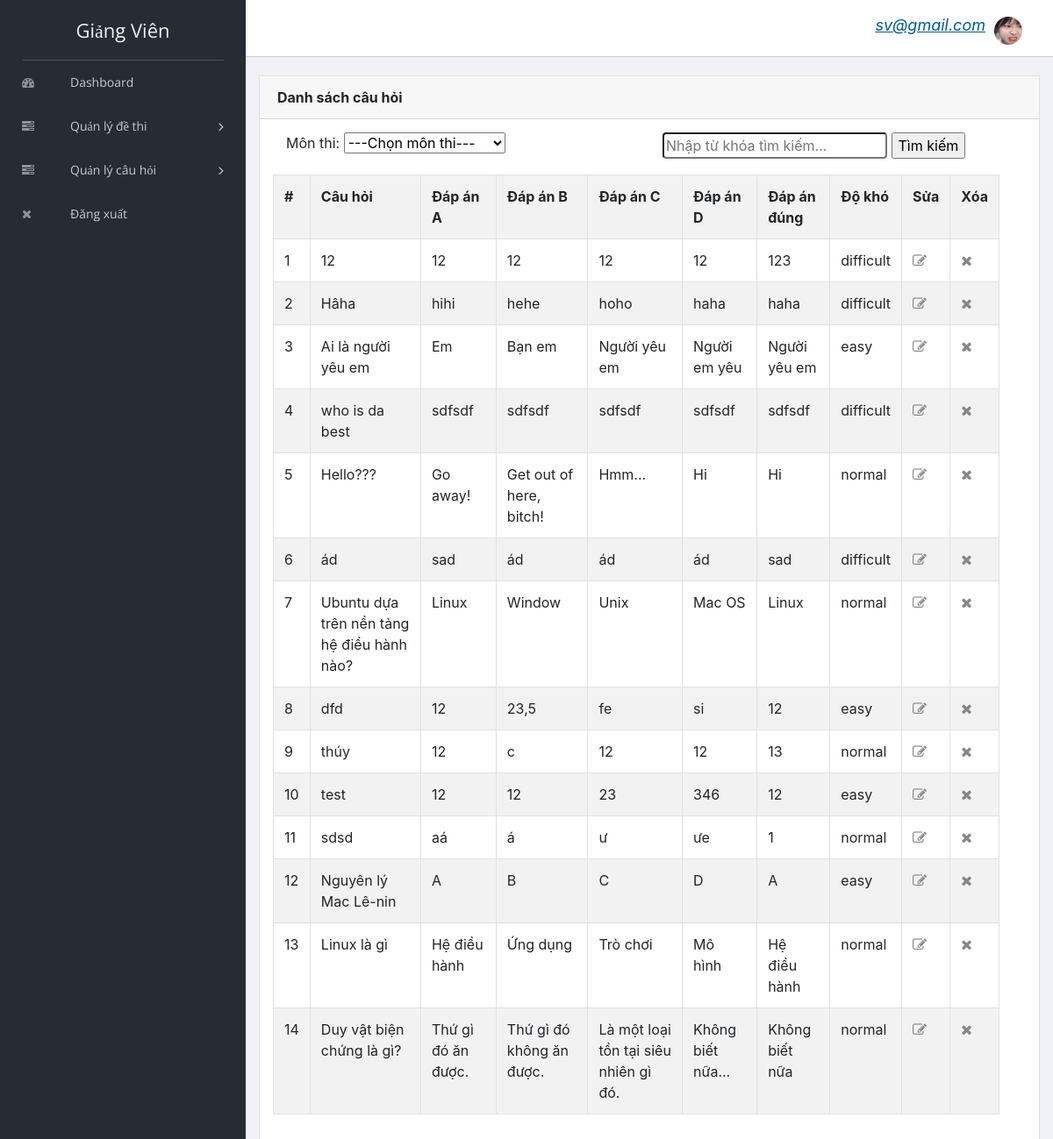
Screenshot of /teacher/teacher/ds_cauhoi.php (signed in) with the database file from the repository.
### tables this page shows
CREATE TABLE `cau_hoi` (
  `ma_cau_hoi` int(10) NOT NULL,
  `noi_dung` varchar(500) NOT NULL,
  `dap_an_a` varchar(300) NOT NULL,
  `dap_an_b` varchar(300) NOT NULL,
  `dap_an_c` varchar(300) NOT NULL,
  `dap_an_d` varchar(300) NOT NULL,
  `dap_an_dung` varchar(300) NOT NULL,
  `hinh_anh` varchar(100) NOT NULL,
  `muc_do` varchar(100) DEFAULT NULL,
  `ngay_tao_cau_hoi` date DEFAULT NULL,
  `ma_mon` int(10) DEFAULT NULL,
  `ma_gv_tao_cau_hoi` int(10) DEFAULT NULL
);

### teacher/teacher/ds_cauhoi.php (the view, shortened to what this page needs)
<?php
include "header.php";
include "../connection.php";
mysqli_set_charset($conn, 'UTF8');
    ?>
    <?php
if(isset($_POST["search"])){
    $sql = mysqli_query($conn, "SELECT * FROM `cau_hoi` WHERE CONCAT (`ma_cau_hoi`,`noi_dung`,`dap_an_a`,`dap_an_b`,`dap_an_c`,`dap_an_d`,`dap_an_dung`) LIKE '%" .$_POST["valueToSearch"]. "%'");
    if(mysqli_num_rows($sql) > 0){
        $res = $sql;
    }else{
        ?>
            <script>
                alert ("Không có dữ liệu giống với từ khóa bạn nhập!");
                window.location = "ds_cauhoi.php";
            </script>
        <?php
    }
}else{
    $res = mysqli_query($conn, "SELECT * FROM cau_hoi ORDER BY ma_cau_hoi asc ");
}
?>
<div class="content mt-3">
    <div class="animated fadeIn">
        <div class="row">
            <div class="col-lg-12">
                <div class="card">
                    <div class="card-header"><strong>Danh sách câu hỏi</strong></div>
                    <div class="card-body">
                        <div class="form-group col-lg-6">
                            <label class=" form-control-label">Môn thi: </label>
                            <select name="mon_thi" id="mon_thi">
                                <option selected disabled>---Chọn môn thi---</option>
                            </select>
                        </div>
                        <form action="" method="POST">
                            <div class="form-group col-lg-6">
                                <input class="rounded" type="text" name="valueToSearch" id="valueToSearch" placeholder="Nhập từ khóa tìm kiếm...">
                                <input type="submit" name="search" id="search" value="Tìm kiếm">
                            </div>
                        </form>
                        <div class="form-group row col-lg-12" id="cau_hoi">
                            <table class="table table-striped table-hover table-bordered">
                                <tr>
                                    <th>#</th>
                                    <th>Câu hỏi</th>
                                    <th>Đáp án A</th>
                                    <th>Đáp án B</th>
                                    <th>Đáp án C</th>
                                    <th>Đáp án D</th>
                                    <th>Đáp án đúng</th>
                                    <th>Độ khó</th>
                                    <th>Sửa</th>
                                    <th>Xóa</th>
                                </tr>
                                <?php
                                $count = 0;
                                while ($row = mysqli_fetch_array($res)) {
                                    $count += 1;
                                    echo "<tr>";
                                    echo "<td>";
                                    echo $count;
                                    echo "</td>";
                                    echo "<td>";
                                    echo $row["noi_dung"];
                                    echo "</td>";
                                    echo "<td>";
                                    echo $row["dap_an_a"];
                                    echo "</td>";
                                    echo "<td>";
                                    echo $row["dap_an_b"];
                                    echo "</td>";
                                    echo "<td>";
                                    echo $row["dap_an_c"];
                                    echo "</td>";
                                    echo "<td>";
                                    echo $row["dap_an_d"];
                                    echo "</td>";
                                    echo "<td>";
                                    echo $row["dap_an_dung"];
                                    echo "</td>";
                                    echo "<td>";
                                    echo $row["muc_do"];
                                    echo "</td>";
                                    echo "<td>";
                                ?>
                                    <a class="menu-icon fa fa-pencil-square-o" href="sua_cauhoi.php?ma_cau_hoi=<?php echo $row["ma_cau_hoi"]; ?>"></a>
                                    <?php
                                    echo "</td>";
                                    echo "<td>";
                                    ?>
                                    <a class="menu-icon fa fa-times" href="del_cauhoi.php?ma_cau_hoi=<?php echo $row["ma_cau_hoi"]; ?>" onClick="return confirm('Bạn có chắc chắn muốn xóa?')"></a>
                                <?php
                                    echo "</td>";
                                    echo "</tr>";
                                }
                                ?>
                            </table>
                        </div>
                    </div>
                </div>
            </div>
        </div>
    </div>
</div>
<?php
include "footer.php";
?>

### rows the page displays
cau_hoi: noi_dung "12", dap_an_a "12", dap_an_b "12", dap_an_c "12", dap_an_d "12", dap_an_dung "123", muc_do "difficult"
cau_hoi: noi_dung "Hâha", dap_an_a "hihi", dap_an_b "hehe", dap_an_c "hoho", dap_an_d "haha", dap_an_dung "haha", muc_do "difficult"
cau_hoi: noi_dung "Ai là người yêu em", dap_an_a "Em", dap_an_b "Bạn em", dap_an_c "Người yêu em", dap_an_d "Người em yêu", dap_an_dung "Người yêu em", muc_do "easy"
cau_hoi: noi_dung "who is da best", dap_an_a "sdfsdf", dap_an_b "sdfsdf", dap_an_c "sdfsdf", dap_an_d "sdfsdf", dap_an_dung "sdfsdf", muc_do "difficult"
cau_hoi: noi_dung "Hello???", dap_an_a "Go away!", dap_an_b "Get out of here, bitch!", dap_an_c "Hmm...", dap_an_d "Hi", dap_an_dung "Hi", muc_do "normal"
cau_hoi: noi_dung "ád", dap_an_a "sad", dap_an_b "ád", dap_an_c "ád", dap_an_d "ád", dap_an_dung "sad", muc_do "difficult"
cau_hoi: noi_dung "Ubuntu dựa trên nền tảng hệ điều hành nào?", dap_an_a "Linux", dap_an_b "Window", dap_an_c "Unix", dap_an_d "Mac OS", dap_an_dung "Linux", muc_do "normal"
cau_hoi: noi_dung "dfd", dap_an_a "12", dap_an_b "23,5", dap_an_c "fe", dap_an_d "si", dap_an_dung "12", muc_do "easy"
cau_hoi: noi_dung "thúy", dap_an_a "12", dap_an_b "c", dap_an_c "12", dap_an_d "12", dap_an_dung "13", muc_do "normal"
cau_hoi: noi_dung "test", dap_an_a "12", dap_an_b "12", dap_an_c "23", dap_an_d "346", dap_an_dung "12", muc_do "easy"
cau_hoi: noi_dung "sdsd", dap_an_a "aá", dap_an_b "á", dap_an_c "ư", dap_an_d "ưe", dap_an_dung "1", muc_do "normal"
cau_hoi: noi_dung "Nguyên lý Mac Lê-nin", dap_an_a "A", dap_an_b "B", dap_an_c "C", dap_an_d "D", dap_an_dung "A", muc_do "easy"
cau_hoi: noi_dung "Linux là gì", dap_an_a "Hệ điều hành", dap_an_b "Ứng dụng", dap_an_c "Trò chơi", dap_an_d "Mô hình", dap_an_dung "Hệ điều hành", muc_do "normal"
cau_hoi: noi_dung "Duy vật biện chứng là gì?", dap_an_a "Thứ gì đó ăn được.", dap_an_b "Thứ gì đó không ăn được.", dap_an_c "Là một loại tồn tại siêu nhiên gì đó.", dap_an_d "Không biết nữa...", dap_an_dung "Không biết nữa", muc_do "normal"

### other values shown
$_SESSION["txt_ten_dang_nhap"] "sv@gmail.com"
